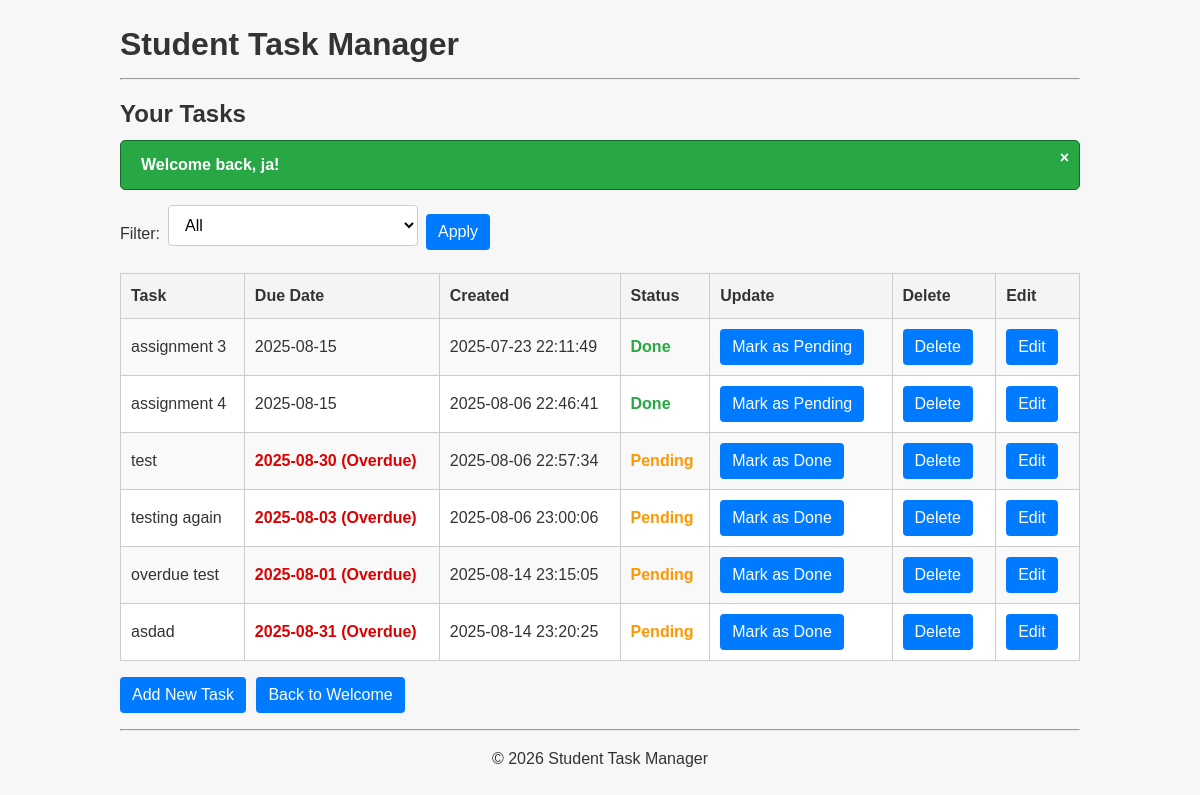
The app's page /view_tasks.php (signed in) with its own data.
### tables this page shows
CREATE TABLE IF NOT EXISTS `tasks` (
  `id` int NOT NULL AUTO_INCREMENT,
  `user_id` int NOT NULL,
  `title` varchar(255) NOT NULL,
  `due_date` date DEFAULT NULL,
  `created_at` timestamp NULL DEFAULT CURRENT_TIMESTAMP,
  `status` enum('pending','done') NOT NULL DEFAULT 'pending',
  PRIMARY KEY (`id`),
  KEY `user_id` (`user_id`)
);

### view_tasks.php (the view, shortened to what this page needs)
<?php
include 'includes/db.php';
include 'includes/header.php';
include 'includes/functions.php';
$user_id = $_SESSION["user_id"];
$filter = $_GET['filter'] ?? 'all';
?>
<h2>Your Tasks</h2>
<?php
display_flash_messages();
?>
<form method="GET" action="view_tasks.php" class="form-row">
    <label for="filter">Filter:</label>
    <select name="filter" id="filter">
        <option value="all" <?php if ($filter === 'all') echo 'selected'; ?>>All</option>
    </select>
    <button type="submit" class="button">Apply</button>
</form>
<?php
$sql = "SELECT id, title, due_date, created_at, status FROM tasks WHERE user_id = ?";
$params = [$user_id];
$types = "i";
$stmt = $conn->prepare($sql);
$stmt->bind_param($types, ...$params);
$stmt->execute();
$result = $stmt->get_result();
?>
<?php if ($result->num_rows > 0): ?>
    <table>
        <tr>
            <th>Task</th>
            <th>Due Date</th>
            <th>Created</th>
            <th>Status</th>
            <th>Update</th>
            <th>Delete</th>
            <th>Edit</th>
        </tr>
        <?php while ($row = $result->fetch_assoc()): ?>
            <tr>
                <td><?php echo htmlspecialchars($row["title"]); ?></td>
                <td>
                    <?php
                    $today = date('Y-m-d');
                    $due = $row["due_date"];
                    if ($due && $due < $today && $row["status"] !== "done") {
                        echo "<span class='overdue'>" . htmlspecialchars($due) . " (Overdue)</span>";
                    } else {
                        echo $due ? htmlspecialchars($due) : "-";
                    }
                    ?>
                </td>
                <td><?php echo htmlspecialchars($row["created_at"]); ?></td>
                <td>
                    <?php
                    echo $row["status"] === "done"
                        ? "<span class='status-done'>Done</span>"
                        : "<span class='status-pending'>Pending</span>";
                    ?>
                </td>
                <td>
                    <a class="button" href="toggle_status.php?id=<?php echo $row['id']; ?>">
                        <?php echo $row["status"] === "pending" ? "Mark as Done" : "Mark as Pending"; ?>
                    </a>
                </td>
                <td>
                    <a class="button button--danger" href="delete_task.php?id=<?php echo $row['id']; ?>" onclick="return confirm('Are you sure you want to delete this task?');">Delete</a>
                </td>
                <td>
                    <a class="button" href="edit_task.php?id=<?php echo $row['id']; ?>">Edit</a>
                </td>
            </tr>
        <?php endwhile; ?>
    </table>
<?php else: ?>
    <p>You haven't added any tasks yet.</p>
<?php endif; ?>
<p class="mt-2">
    <a class="button" href="add_task.php">Add New Task</a>
    <a class="button" href="welcome.php">Back to Welcome</a>
</p>
<?php include 'includes/footer.php'; ?>

### includes/header.php (shortened to what this page needs)
<!DOCTYPE html>
<html>
<head>
    <link rel="stylesheet" type="text/css" href="css/style.css">
</head>
<body>
<div class="container">
    <h1>Student Task Manager</h1>
    <hr>

### includes/functions.php (shortened to what this page needs)
<?php
function display_flash_messages() {
    if (!empty($_SESSION['flash_messages'])) {
        foreach ($_SESSION['flash_messages'] as $flash) {
            $class = '';
            switch ($flash['type']) {
                default:        $class = 'flash-success'; break;
            }
            echo "<div class='flash-message {$class}'>
                    {$flash['message']}
                    <span class='flash-close' onclick='this.parentElement.remove();'>&times;</span>
                  </div>";
        }
    }
}
?>

### includes/footer.php
    <hr>
    <p style="text-align:center;">&copy; <?php echo date("Y"); ?> Student Task Manager</p>
</div>
</body>
</html>

### css/style.css (style rules this page uses)
:root { --bg: #f7f7f7; --text: #333; --muted: #e3e3e3; --muted-2: #f4f4f4; --row-alt: #f9f9f9; --row-hover: #eef; --primary: #007bff; --primary-hover: #0056b3; --danger: #dc3545; --danger-hover: #a71d2a; --success: #28a745; --warning: #ff9800; --border: #ccc; }
* { box-sizing: border-box; }
body { font-family: Arial, sans-serif; margin: 20px; background-color: var(--bg); color: var(--text); line-height: 1.5; }
h1 { margin: 0 0 10px; color: var(--text); }
h2 { margin: 16px 0 8px; }
.container { max-width: 960px; margin: 0 auto; }
a.button, button { padding: 6px 12px; background-color: var(--primary); color: #fff; text-decoration: none; border-radius: 4px; display: inline-block; border: black; cursor: pointer; font: inherit; margin-right: 6px; }
.button--danger { background-color: var(--danger); }
form { display: inline-block; width: auto; margin: 0 auto 20px; padding: 0; }
label { display: block; margin: 8px 0 4px; }
input[type="text"], input[type="email"], input[type="password"], input[type="date"], select { padding: 10px 12px; border: 1px solid var(--border); border-radius: 4px; font: inherit; background: #fff; display: block; width: 250px; margin-bottom: 12px; }
.form-row { display: flex; gap: 8px; align-items: center; margin: 8px 0 12px; }
table { width: 100%; border-collapse: collapse; background-color: #fff; margin-top: 15px; }
th, td { padding: 10px; text-align: left; border: 1px solid var(--border); }
th { background-color: var(--muted-2); }
tr:nth-child(even) { background-color: var(--row-alt); }
.status-pending { color: var(--warning); font-weight: bold; }
.status-done { color: var(--success); font-weight: bold; }
.overdue { color: #d00; font-weight: bold; }
.mt-2 { margin-top: 16px; }
.flash-message { position: relative; padding: 12px 20px; margin-bottom: 15px; border-radius: 5px; font-weight: bold; animation: fadein 0.5s ease-in; transition: opacity 0.5s ease; }
.flash-success { background-color: var(--success); color: #fff; border: 1px solid #19692c; }
.flash-close { position: absolute; top: 5px; right: 10px; cursor: pointer; font-weight: bold; }

### records on screen
tasks: title "assignment 3", due_date "2025-08-15", created_at "2025-07-23 22:11:49", status "Done"
tasks: title "assignment 4", due_date "2025-08-15", created_at "2025-08-06 22:46:41", status "Done"
tasks: title "test", due_date "2025-08-30", created_at "2025-08-06 22:57:34", status "Pending"
tasks: title "testing again", due_date "2025-08-03", created_at "2025-08-06 23:00:06", status "Pending"
tasks: title "overdue test", due_date "2025-08-01", created_at "2025-08-14 23:15:05", status "Pending"
tasks: title "asdad", due_date "2025-08-31", created_at "2025-08-14 23:20:25", status "Pending"

### other values on screen
$flash['message'] "Welcome back, ja!"
